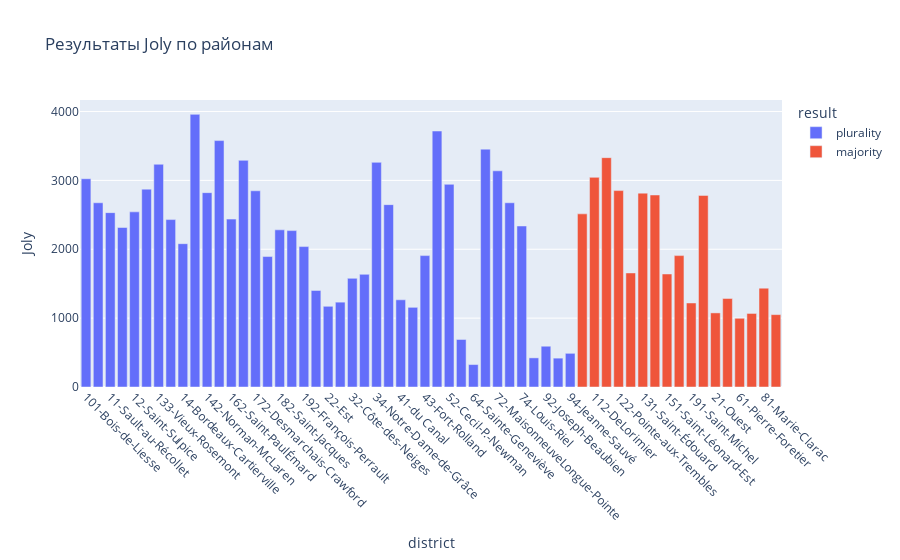

Source (notebook cell):
### Code cell
fig = px.bar(data, x='district', y='Joly', color='result', title='Результаты Joly по районам')
fig.update_xaxes(tickangle=45)
fig.show()

### Figure 1 — Plotly figure (JSON) as saved in the notebook; plotly's stock layout.template omitted (floating-point values rounded to 4 significant figures)
{"data": [{"alignmentgroup": "True", "hovertemplate": "result=plurality<br>district=%{x}<br>Joly=%{y}<extra></extra>", "legendgroup": "plurality", "marker": {"color": "#636efa", "pattern": {"shape": ""}}, "name": "plurality", "offsetgroup": "plurality", "orientation": "v", "showlegend": true, "textposition": "auto", "type": "bar", "x": ["101-Bois-de-Liesse", "102-Cap-Saint-Jacques", "11-Sault-au-Récollet", "113-Jeanne-Mance", "12-Saint-Sulpice", "13-Ahuntsic", "133-Vieux-Rosemont", "134-Marie-Victorin", "14-Bordeaux-Cartierville", "141-Côte-de-Liesse", "142-Norman-McLaren", "161-Saint-HenriPetite-BourgognePointe-Saint-Charles", "162-Saint-PaulÉmard", "171-ChamplainL'Île-des-Soeurs", "172-Desmarchais-Crawford", "181-Peter-McGill", "182-Saint-Jacques", "183-Sainte-Marie", "192-François-Perrault", "194-Parc-Extension", "22-Est", "31-Darlington", "32-Côte-des-Neiges", "33-Snowdon", "34-Notre-Dame-de-Grâce", "35-Loyola", "41-du Canal", "42-J.-Émery-Provost", "43-Fort-Rolland", "51-Sault-Saint-Louis", "52-Cecil-P.-Newman", "63-Jacques-Bizard", "64-Sainte-Geneviève", "71-Tétreaultville", "72-MaisonneuveLongue-Pointe", "73-Hochelaga", "74-Louis-Riel", "91-Claude-Ryan", "92-Joseph-Beaubien", "93-Robert-Bourassa", "94-Jeanne-Sauvé"], "xaxis": "x", "y": [3024, 2675, 2532, 2316, 2543, 2873, 3234, 2431, 2081, 3959, 2822, 3578, 2438, 3291, 2849, 1894, 2282, 2271, 2039, 1402, 1172, 1232, 1578, 1636, 3262, 2648, 1266, 1157, 1908, 3717, 2943, 690, 326, 3454, 3139, 2675, 2338, 423, 592, 419, 489], "yaxis": "y"}, {"alignmentgroup": "True", "hovertemplate": "result=majority<br>district=%{x}<br>Joly=%{y}<extra></extra>", "legendgroup": "majority", "marker": {"color": "#EF553B", "pattern": {"shape": ""}}, "name": "majority", "offsetgroup": "majority", "orientation": "v", "showlegend": true, "textposition": "auto", "type": "bar", "x": ["111-Mile-End", "112-DeLorimier", "121-La Pointe-aux-Prairies", "122-Pointe-aux-Trembles", "123-Rivière-des-Prairies", "131-Saint-Édouard", "132-Étienne-Desmarteau", "151-Saint-Léonard-Est", "152-Saint-Léonard-Ouest", "191-Saint-Michel", "193-Villeray", "21-Ouest", "23-Centre", "61-Pierre-Foretier", "62-Denis-Benjamin-Viger", "81-Marie-Clarac", "82-Ovide-Clermont"], "xaxis": "x", "y": [2514, 3044, 3330, 2852, 1656, 2815, 2788, 1641, 1908, 1220, 2782, 1076, 1286, 998, 1068, 1435, 1051], "yaxis": "y"}], "layout": {"barmode": "relative", "legend": {"title": {"text": "result"}, "tracegroupgap": 0}, "title": {"text": "Результаты Joly по районам"}, "xaxis": {"anchor": "y", "domain": [0, 1], "tickangle": 45, "title": {"text": "district"}}, "yaxis": {"anchor": "x", "domain": [0, 1], "title": {"text": "Joly"}}}}
